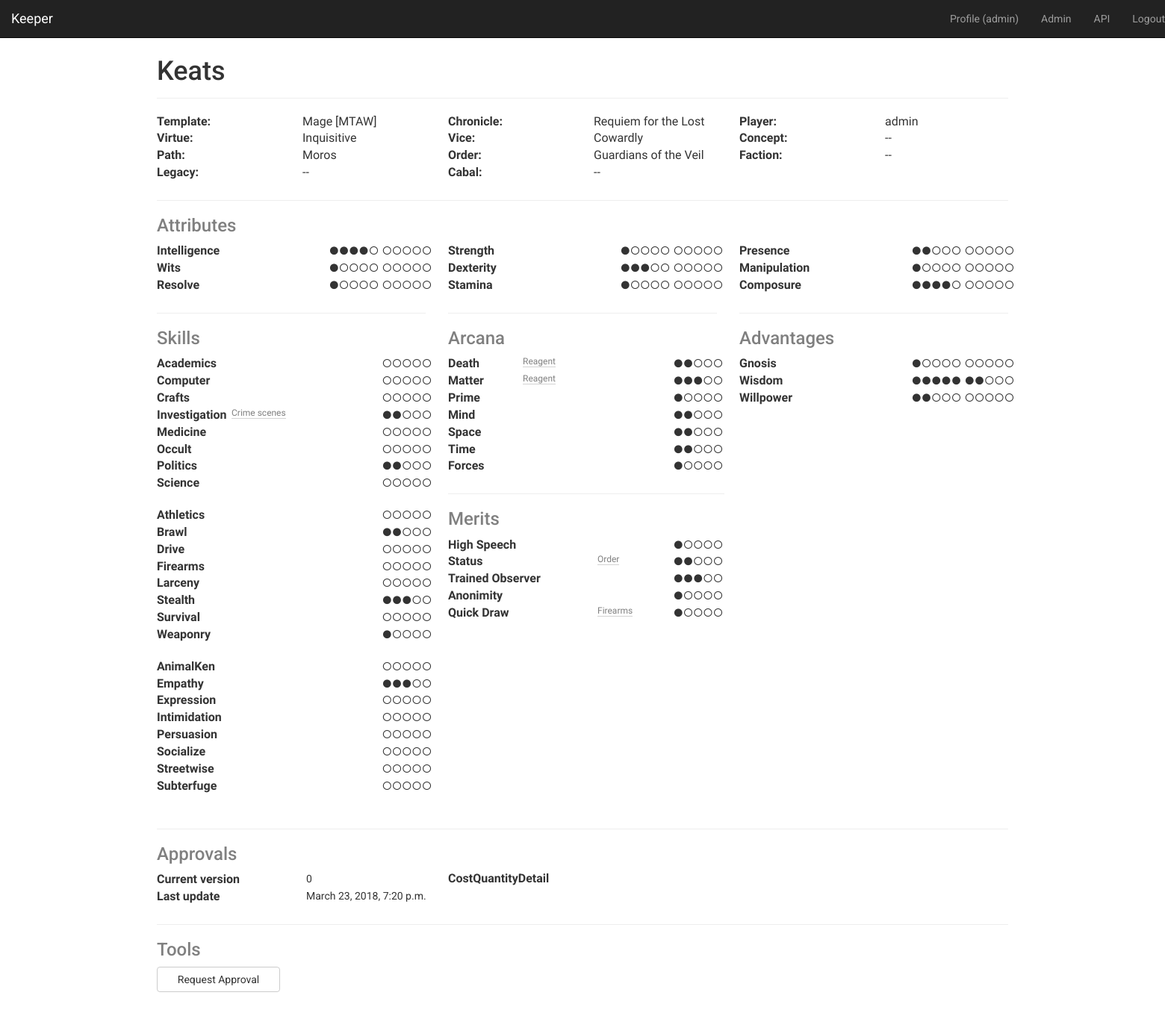
The page /character/3 (signed in) on the database as committed earlier.
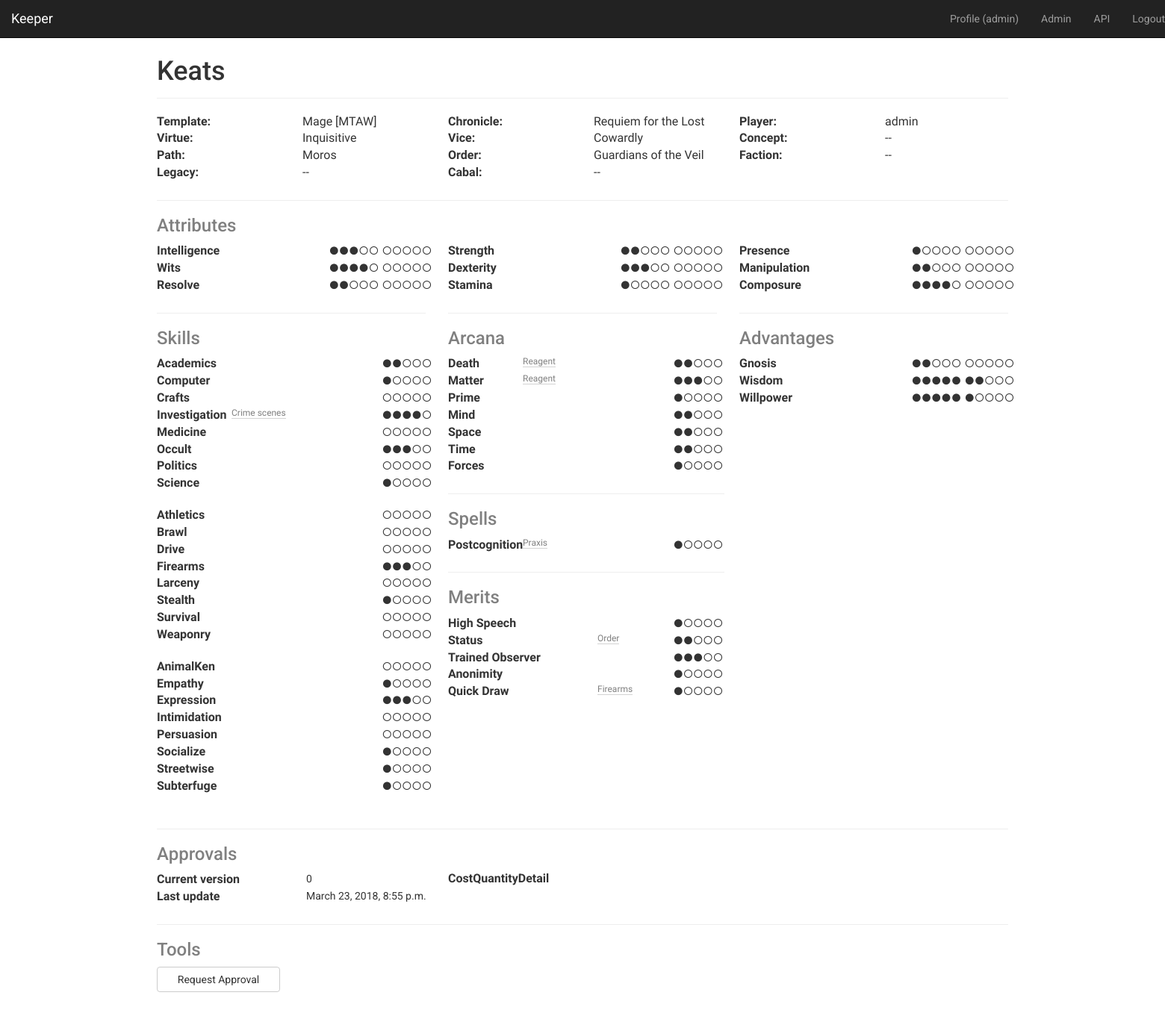
The same page on the database as committed later.
### game_rules/models.py (models this page shows, shortened)
class SplatCategory(models.Model):
    FLAVORS = Choices(
        ('primary', 'Primary Kind'),
        ('primary_sub', 'Secondary Kind'),
        ('secondary', 'Major Faction'),
        ('secondary_sub', 'Minor Faction'),
        ('tertiary', 'Tertiary Kind'),
    )
    name = models.CharField(max_length=20)
    character_template = models.ForeignKey(
        CharacterTemplate, on_delete=models.CASCADE, related_name='splat_categories')
    flavor = models.CharField(max_length=20, choices=FLAVORS)
    is_required = models.BooleanField(default=False)
    class Meta:
        unique_together = ('character_template', 'flavor')
        ordering = ('character_template', 'flavor', )
        verbose_name = ('Splat Category')
        verbose_name_plural = ('Splat Categories')
    def storage_column(self):
        return f'{self.flavor}_splat'

class Splat(models.Model):
    name = models.CharField(max_length=40)
    splat_category = models.ForeignKey(SplatCategory, on_delete=models.CASCADE, related_name='splats')
    class Meta:
        unique_together = ('name', 'splat_category')
        ordering = ('splat_category', 'name', )
    def __str__(self):
        return str(self.name)

class PowerCategory(models.Model):
    name = models.CharField(max_length=20)
    character_template = models.ForeignKey(
        'CharacterTemplate', on_delete=models.CASCADE, related_name='power_categories', null=True)
    class Meta:
        verbose_name = "Power Category"
        verbose_name_plural = "Power Categories"

class Power(models.Model):
    name = models.CharField(max_length=40)
    power_category = models.ForeignKey('PowerCategory', CASCADE, related_name='powers')
    class Meta:
        unique_together = ('name', 'power_category', )
        ordering = ('power_category', 'name', )

class PowerOption(models.Model):
    name = models.CharField(max_length=40)
    power_category = models.ForeignKey('PowerCategory', CASCADE, related_name='power_options')
    class Meta:
        unique_together = ('name', 'power_category',)
        ordering = ('power_category', 'name',)
    def __str__(self):
        return str(self.name)

class Merit(models.Model):
    name = CharField(max_length=40, unique=True)
    reference_code = SlugField('Code', unique=True)
    class Meta:
        ordering = ('name', )

### sheets/models.py (models this page shows, shortened)
class CharacterElement(Model):
    character = None
    objects = InheritanceManager()
    class Meta:
        abstract = True

class CharacterMerit(CharacterElement):
    character = ForeignKey(Character, CASCADE, related_name='merits')
    merit = ForeignKey(Merit, PROTECT, related_name='+')
    rating = DotsField(default=1, clear=False)
    details = CharField(max_length=200, blank=True)
    class Meta:
        verbose_name = "Merit"

class CharacterPower(CharacterElement):
    character = ForeignKey(Character, CASCADE, related_name='powers')
    power = ForeignKey(Power, PROTECT, related_name='+')
    rating = DotsField(default=1, number=5, clear=False)
    details = CharField(max_length=200, blank=True)
    power_option = ForeignKey(PowerOption, CASCADE, blank=True, null=True, verbose_name='Option', related_name='+')
    class Meta:
        verbose_name = "Power"

class Character(TimeStampedModel, StatusModel):
    objects = Manager()
    STATUS = Choices(
        ('in_progress', 'In Progress'),
        ('approved', 'Approved'),
        ('archived', 'Archived'),
    )
    name = CharField("Name or Alias", max_length=40, db_index=True)
    template = ForeignKey(CharacterTemplate, CASCADE, null=True)
    power_stat = DotsField(default=1, clear=False)
    integrity = DotsField(default=7)
    storyteller_notes = TextField(blank=True, help_text="Hidden from player.")
    player_notes = TextField(blank=True, help_text="Shown in player sheet.")
    resource_start = PositiveIntegerField(default=10, blank=True, null=True)
    resource_max = PositiveIntegerField(default=10, blank=True, null=True)
    concept = CharField(max_length=200, blank=True)
    faction = CharField(max_length=200, blank=True)
    character_group = CharField(max_length=100, blank=True)
    strength = DotsField(default=1, clear=False)
    dexterity = DotsField(default=1, clear=False)
    stamina = DotsField(default=1, clear=False)
    intelligence = DotsField(default=1, clear=False)
    wits = DotsField(default=1, clear=False)
    resolve = DotsField(default=1, clear=False)
    presence = DotsField(default=1, clear=False)
    manipulation = DotsField(default=1, clear=False)
    composure = DotsField(default=1, clear=False)
    academics = DotsField(number=5)
    computer = DotsField(number=5)
    crafts = DotsField(number=5)
    investigation = DotsField(number=5)
    medicine = DotsField(number=5)
    occult = DotsField(number=5)
    politics = DotsField(number=5)
    science = DotsField(number=5)
    athletics = DotsField(number=5)
    brawl = DotsField(number=5)
    drive = DotsField(number=5)
    firearms = DotsField(number=5)
    larceny = DotsField(number=5)
    stealth = DotsField(number=5)
    survival = DotsField(number=5)
    weaponry = DotsField(number=5)
    animal_ken = DotsField(number=5)
    empathy = DotsField(number=5)
    expression = DotsField(number=5)
    intimidation = DotsField(number=5)
    persuasion = DotsField(number=5)
    socialize = DotsField(number=5)
    streetwise = DotsField(number=5)
    subterfuge = DotsField(number=5)
    size = PositiveSmallIntegerField(default=5)
    speed = PositiveSmallIntegerField(default=0)
    initiative = PositiveSmallIntegerField(default=0)
    primary_splat = ForeignKey(Splat, PROTECT, related_name='+', null=True, blank=True)
    primary_sub_splat = ForeignKey(Splat, PROTECT, related_name='+', null=True, blank=True)
    secondary_splat = ForeignKey(Splat, PROTECT, related_name='+', null=True, blank=True)
    secondary_sub_splat = ForeignKey(Splat, PROTECT, related_name='+', null=True, blank=True)
    tertiary_splat = ForeignKey(Splat, PROTECT, related_name='+', null=True, blank=True)
    user = ForeignKey(settings.AUTH_USER_MODEL, SET_NULL, null=True, blank=True, related_name='characters')
    chronicle = ForeignKey(Chronicle, SET_NULL, null=True, blank=True, related_name='characters')
    bashing_damage = PositiveIntegerField(default=0)
    lethal_damage = PositiveIntegerField(default=0)
    aggravated_damage = PositiveIntegerField(default=0)
    willpower = DotsField()
    health = DotsField(number=20, break_after=10)
    primary_anchor = CharField(max_length=40, blank=True)
    secondary_anchor = CharField(max_length=40, blank=True)
    version = PositiveIntegerField(default=0)
    active = QueryManager(status__in=('in_progress', 'approved'))
    uuid = UUIDField(default=uuid.uuid4, editable=False, db_index=True)
    def splats(self):
        results = []
        for category in self.template.splat_categories.all():
            results.append((category.name, getattr(self, category.storage_column())))
        return results
    @missing("Virtue")
    def primary_anchor_name(self):
        return self.template.primary_anchor_name
    @missing("Vice")
    def secondary_anchor_name(self):
        return self.template.secondary_anchor_name
    def __getattribute__(self, name: str):
        if '_specialties' in name:
            skill = name.split('_specialties')[0]
            qs = self.specialities.filter(skill=skill)
            if qs.exists():
                return ', '.join(qs.values_list('speciality', flat=True))
            else:
                return ''
        return super().__getattribute__(name)
    def powers_by_category(self):
        categories = []
        for category in self.template.power_categories.all():
            powers = [p for p in self.powers.filter(power__power_category=category)]
            if powers:
                categories.append((category.name, powers))
        return categories

class SkillSpeciality(CharacterElement):
    character = ForeignKey(Character, CASCADE, related_name='specialities')
    skill = CharField(max_length=20, choices=SKILLS, blank=True)
    speciality = CharField(max_length=200, blank=True)
    class Meta:
        verbose_name = "Skill Speciality"
        verbose_name_plural = "Skill Specialities"

### sheets/views.py (the view)
# urls.py: path('character/<int:pk>', CharacterDetail.as_view(), name="character-detail"),
class CharacterDetail(DetailView):
    model = Character
    template_name = 'sheets/character_detail.html'
    context_object_name = 'character'
    def get_context_data(self, **kwargs):
        context = super().get_context_data(**kwargs)
        context['five'] = range(5)
        context['ten'] = range(10)
        return context

### core/models.py (called while the page is built)
    def __str__(self):
        if self.first_name or self.last_name:
            return f"{self.first_name} {self.last_name}"
        return f'{self.username}'

### game_rules/models.py (called while the page is built)
    def __str__(self):
        return f'{self.name} [{self.game_line.upper()}]'

### keeper/utils.py (called while the page is built)
def missing(val):
    def decorator(func):
        def wrapper(*args, **kwargs):
            try:
                return func(*args, **kwargs)
            except (IndexError, AttributeError):
                return val
        return wrapper
    return decorator

### organization/context_processors.py (called while the page is built)
def membership(request):
    context = {}
    if request.user and not request.user.is_anonymous:
        try:
            member_pk = request.session['membership']
            context['membership'] = Membership.objects.get(pk=member_pk, user=request.user)
        except (KeyError, Membership.DoesNotExist):
            context['membership'] = obj = Membership.objects.filter(user=request.user).first()
            if obj:
                request.session['membership'] = obj.pk
    return context

### templates/sheets/character_detail.html (shortened to what this page needs)
{% extends 'base.html' %}{% load static %}
{% block extrastyle %}
    <link rel="stylesheet" type="text/css" href="{% static 'css/character.css' %}">
{% endblock %}
{% block actiontitle %}{{ character.name }}{% endblock %}
{% block content %}
    <div class="row">
        {% include 'sheets/column.html' with title="Template" value=character.template %}
        {% include 'sheets/column.html' with title="Chronicle" value=character.chronicle.name %}
        {% include 'sheets/column.html' with title="Player" value=character.user %}
    </div>
    <div class="row">
        {% include 'sheets/column.html' with title=character.primary_anchor_name value=character.primary_anchor %}
        {% include 'sheets/column.html' with title=character.secondary_anchor_name value=character.secondary_anchor %}
        {% include 'sheets/column.html' with title="Concept" value=character.concept %}
    </div>
    <div class="row">
        {% for splat, value in character.splats %}
            {% include 'sheets/column.html' with title=splat value=value %}
        {% endfor %}
        {% include 'sheets/column.html' with title=character.template.character_group_name value=character.character_group %}
    </div>
    <br><hr>
    <div class="row">
        <div class="col-lg-4 col-xs-12">
            <h3 class="power-title">Attributes</h3>
        </div>
    </div>
    <div class="row">
        {% include 'sheets/attributes.html' %}
    </div>
    <div class="row">
        <div class="col-lg-4 col-md-4 col-sm-6 col-xs-12">
            <hr>
            <div class="container" style="padding: 0">
                {% include 'sheets/skills.html' %}
            </div>
        </div>
        <div class="col-lg-4 col-md-4 col-sm-6 col-xs-12">
            <hr>
            <div class="container" style="padding: 0">
                {% include 'sheets/powers.html' %}
                {% include 'sheets/merits.html' %}
            </div>
        </div>
        {% include 'sheets/advantages.html' %}
    </div>
    <br><hr>
    {% include 'sheets/approval_log.html' %}
    <div class="row">
        <div class="col-lg-12">
            <h3 class="power-title">Tools</h3>
        </div>
    </div>
    <div class="row">
        <div class="col-lg-2 col-xs-6">
            <button class="btn btn-default" style="width: 100%"
                    href="{% url 'request-approval' character.pk %}">
                Request Approval</button>
        </div>
    </div>
    <br><br>
{% endblock %}

### templates/sheets/column.html
<div class="col-md-2 col-sm-3 col-xs-6"><span class="character-col-title">{{ title }}:</span></div>
<div class="col-md-2 col-sm-3 col-xs-6"><span class="character-col-value">{{ value|default:"--" }}</span></div>

### templates/sheets/column_dots.html (shortened to what this page needs)
<div class="col-md-2 col-sm-3 col-xs-4"><span class="character-col-title">{{ title }}</span></div>
{% with cap=cap|default:five %}
    <div class="col-md-2 col-sm-3 {% if cap == five %}col-xs-4{% else %}col-xs-8{% endif %} character-dots">
        {% for i in cap %}
            {% if i < value %}&#9679;{% else %}&#9675;{% endif %}
        {% endfor %}
    </div>
{% endwith %}

### templates/sheets/column_skills.html
<div class="col-lg-1 col-sm-2 col-xs-4"><span class="character-col-title">{{ title }}</span></div>
{% with cap=cap|default:five %}
    <div class="col-lg-2 col-sm-2 col-xs-4">
        <span class="skill-specialty">{{ option }}</span>
    </div>
    <div class="col-lg-1 col-sm-2 col-xs-4 character-dots">
        {% for i in cap %}
            {% if i < value %}&#9679;{% else %}&#9675;{% endif %}
        {% endfor %}
    </div>
{% endwith %}

### templates/sheets/powers.html
{% for category, powers in character.powers_by_category %}
    <div class="row">
        <div class="col-lg-4 col-xs-12">
            <h3 class="power-title">{{ category }}</h3>
        </div>
    </div>
    {% for power in powers %}
        <div class="row">
            <div class="col-lg-1 col-xs-4">
                <span class="character-col-title">{{ power.power.name }}</span>
            </div>
            <div class="col-lg-2 col-sm-2 col-xs-4">
                <span class="skill-specialty">{{ power.power_option|default:"" }}</span>
            </div>
            <div class="col-lg-1 col-xs-4 character-dots">
                {% for i in cap|default:five %}
                    {% if i < power.rating %}&#9679;{% else %}&#9675;{% endif %}
                {% endfor %}
            </div>
        </div>
    {% endfor %}
    <div class="row">
        <div class="col-lg-4 col-xs-12">
            <br><hr>
        </div>
    </div>
{% endfor %}

### templates/sheets/merits.html
<div class="row">
    <div class="col-lg-4 col-xs-12">
        <h3 class="power-title">Merits</h3>
    </div>
</div>
{% for merit in character.merits.all %}
    <div class="row">
        <div class="col-lg-2 col-xs-6">
            <span class="character-col-title">{{ merit.merit.name }}</span>
        </div>
        <div class="col-lg-1 col-sm-2 col-xs-2">
            <span class="skill-specialty">{{ merit.details|default:"" }}</span>
        </div>
        <div class="col-lg-1 col-xs-4 character-dots">
            {% for i in cap|default:five %}
                {% if i < merit.rating %}&#9679;{% else %}&#9675;{% endif %}
            {% endfor %}
        </div>
    </div>
{% endfor %}
<br>

### templates/sheets/approval_log.html
<div class="row">
    <div class="col-lg-12">
        <h3 class="power-title">Approvals</h3>
    </div>
</div>
<div class="row">
    <div class="col-lg-4 col-md-4 col-sm-6 col-xs-12">
        <div class="container" style="padding: 0">
            <div class="row">
                <div class="col-md-2 col-sm-3 col-xs-5"><span class="character-col-title">Current version</span>
                </div>
                <div class="col-md-2 col-sm-3 col-xs-7">{{ character.version }}</div>
            </div>
            <div class="row">
                <div class="col-md-2 col-sm-3 col-xs-5"><span class="character-col-title">Last update</span></div>
                <div class="col-md-2 col-sm-3 col-xs-7">{{ character.modified }}</div>
            </div>
        </div>
    </div>
    <div class="col-lg-8 col-md-8 col-sm-12 col-xs-12">
        <table>
            <tr>
                <th>Cost</th>
                <th>Quantity</th>
                <th>Detail</th>
            </tr>
        </table>
    </div>
</div>
<br>
<hr>

Rows that differ between the two databases and show on the page:
changed Character "Keats": intelligence 4 → 3 (drawn); wits 1 → 4 (drawn); resolve 1 → 2 (drawn); strength 1 → 2 (drawn); presence 2 → 1 (drawn); manipulation 1 → 2 (drawn); academics 0 → 2 (drawn); computer 0 → 1 (drawn); investigation 2 → 4 (drawn); occult 0 → 3 (drawn); politics 2 → 0 (drawn); science 0 → 1 (drawn); brawl 2 → 0 (drawn); firearms 0 → 3 (drawn); stealth 3 → 1 (drawn); weaponry 1 → 0 (drawn); empathy 3 → 1 (drawn); expression 0 → 3 (drawn); socialize 0 → 1 (drawn); streetwise 0 → 1 (drawn); subterfuge 0 → 1 (drawn); power_stat 1 → 2 (drawn); willpower 2 → 6 (drawn); modified "March 23, 2018, 7:20 p.m." → "March 23, 2018, 8:55 p.m."
added SkillSpeciality: skill "Expression"
added CharacterPower: name "Spells", power.name "Postcognition", power_option "Praxis", rating 1 (drawn)
Other text that changed with them:
{{ title }}: "…Science Athletics Brawl Drive Larceny Stealth Survival Weaponry AnimalKen Empathy Expression Intimidation Persuasion Socialize Streetwise…" → "…Science Athletics Brawl Drive Firearms Larceny Stealth Survival Weaponry AnimalKen Empathy Intimidation Persuasion Socialize Streetwise…"
{{ title }}: "Firearms" → "Expression"
